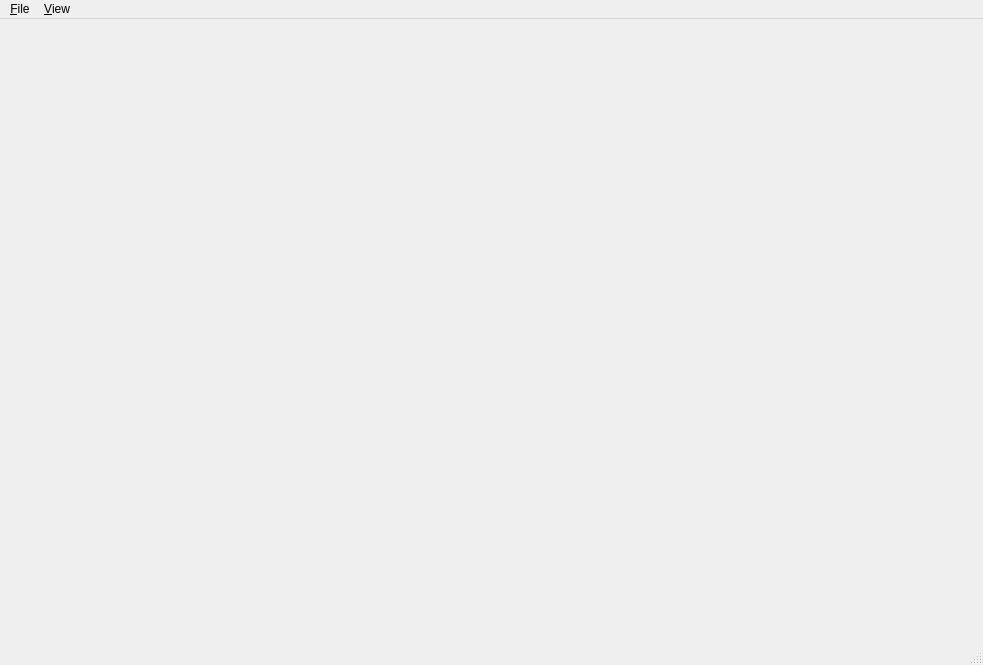
<?xml version="1.0" encoding="UTF-8"?>
<ui version="4.0">
 <class>MainWindow</class>
 <widget class="QMainWindow" name="MainWindow">
  <property name="geometry">
   <rect>
    <x>0</x>
    <y>0</y>
    <width>983</width>
    <height>665</height>
   </rect>
  </property>
  <property name="windowTitle">
   <string>OpenEXR Viewer</string>
  </property>
  <widget class="QWidget" name="centralwidget"/>
  <widget class="QMenuBar" name="menubar">
   <property name="geometry">
    <rect>
     <x>0</x>
     <y>0</y>
     <width>983</width>
     <height>18</height>
    </rect>
   </property>
   <widget class="QMenu" name="menu_File">
    <property name="title">
     <string>&amp;File</string>
    </property>
    <addaction name="action_Open"/>
    <addaction name="separator"/>
    <addaction name="action_Quit"/>
   </widget>
   <widget class="QMenu" name="menu_View">
    <property name="title">
     <string>&amp;View</string>
    </property>
    <addaction name="action_Tabbed"/>
    <addaction name="action_Cascade"/>
    <addaction name="action_Tiled"/>
   </widget>
   <addaction name="menu_File"/>
   <addaction name="menu_View"/>
  </widget>
  <widget class="QStatusBar" name="statusbar"/>
  <action name="action_Open">
   <property name="text">
    <string>&amp;Open...</string>
   </property>
   <property name="shortcut">
    <string>Ctrl+O</string>
   </property>
  </action>
  <action name="action_Quit">
   <property name="text">
    <string>&amp;Quit</string>
   </property>
  </action>
  <action name="action_Tabbed">
   <property name="text">
    <string>&amp;Tabbed</string>
   </property>
  </action>
  <action name="action_Cascade">
   <property name="text">
    <string>&amp;Cascaded</string>
   </property>
  </action>
  <action name="action_Tiled">
   <property name="text">
    <string>&amp;Tiled</string>
   </property>
  </action>
 </widget>
 <resources/>
 <connections/>
</ui>
